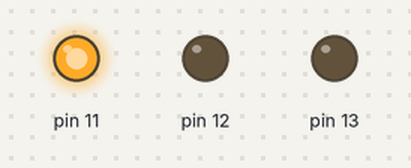
A program run on a simulated Raspberry Pi (header pin numbers). On the bench: output pins drawn as LEDs (lit = HIGH). What the program prints to the terminal is not drawn.

Above: at 0.1 s.
At 45.1 s:
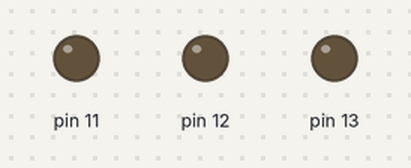
At 55.1 s:
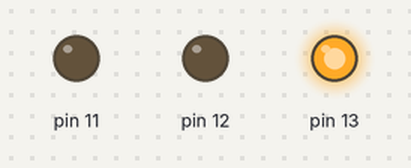
Timing chart, 0 to 116.5 s (numbered marks = the images above):
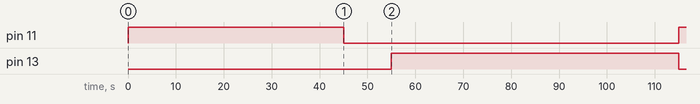

The program:

Traffic_Lights.py
```python
# Traffic Lights using Raspberry Pi
# Written by : Tharun G - 718019L144

# importing necessary modules
import time
import RPi.GPIO as GPIO

# Configuring the pins as output
GPIO.setmode(GPIO.BOARD)
GPIO.setup(11, GPIO.OUT)
GPIO.setup(12, GPIO.OUT)
GPIO.setup(13, GPIO.OUT)

# Representing each led in traffic light with a variable
red = 11
amber = 12
green = 13

while True:
    GPIO.output(11,True)
    print("RED LIGHT - ON")
    print("Time Left: ")
    for i in range(45):
        print(45-i,end="\r")
        time.sleep(1)
    print(0)
    GPIO.output(11,False)

    # GPIO.output(12,True)
    print("YELLOW LIGHT - ON")
    print("Time Left: ")
    for i in range(10):
        print(10-i,end="\r")
        time.sleep(1)
    print(0)
    GPIO.output(12,False)

    GPIO.output(13,True)
    print("GREEN LIGHT - ON")
    print("Time Left: ")
    for i in range(60):
        print(60-i,end="\r")
        time.sleep(1)
    print(0)
    GPIO.output(13,False)

# Note: In this code, instead of continuously printing the time left
# in new lines, '/r' (Carriage return) is used to update the time
# in the same line each second.
```

Measured:
- by itself, pin 11: LOW → HIGH at 0.00 s, → LOW 45.0 s later, → HIGH 70.0 s later
- by itself, pin 13: LOW → HIGH at 55.0 s, → LOW 60.0 s later
